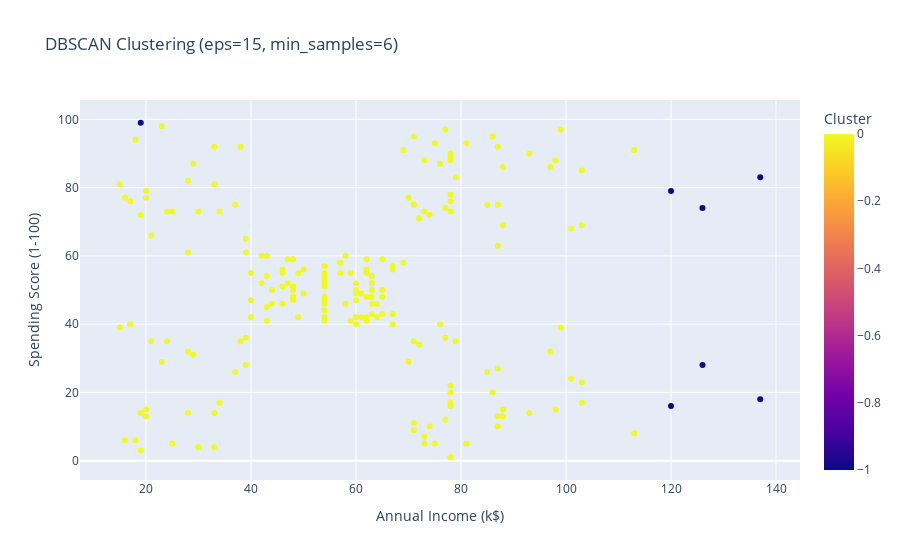

Write notebook code for a chart like this one.
### Code cell
# Create scatter plot
fig = px.scatter(
    data, 
    x='Annual Income (k$)', 
    y='Spending Score (1-100)', 
    color='Labels',  
    title='DBSCAN Clustering (eps=15, min_samples=6)', 
    labels={'Labels': 'Cluster'},
    color_discrete_sequence=px.colors.qualitative.Set2
)

fig.update_layout(
    xaxis_title="Annual Income (k$)",
    yaxis_title="Spending Score (1-100)",
    title="DBSCAN Clustering (eps=15, min_samples=6)"
)

# Show figure
fig.show()

### Figure 1 — Plotly figure (JSON) as saved in the notebook; plotly's stock layout.template omitted (floating-point values rounded to 4 significant figures; data arrays with more than 128 entries replaced by an {"elided": "..."} marker saying what was removed)
{"data": [{"hovertemplate": "Annual Income (k$)=%{x}<br>Spending Score (1-100)=%{y}<br>Cluster=%{marker.color}<extra></extra>", "legendgroup": "", "marker": {"color": {"elided": "200 int values"}, "coloraxis": "coloraxis", "symbol": "circle"}, "mode": "markers", "name": "", "orientation": "v", "showlegend": false, "x": {"elided": "200 int values"}, "xaxis": "x", "y": {"elided": "200 int values"}, "yaxis": "y", "type": "scatter"}], "layout": {"xaxis": {"anchor": "y", "domain": [0, 1], "title": {"text": "Annual Income (k$)"}}, "yaxis": {"anchor": "x", "domain": [0, 1], "title": {"text": "Spending Score (1-100)"}}, "coloraxis": {"colorbar": {"title": {"text": "Cluster"}}, "colorscale": [[0, "#0d0887"], [0.1111, "#46039f"], [0.2222, "#7201a8"], [0.3333, "#9c179e"], [0.4444, "#bd3786"], [0.5556, "#d8576b"], [0.6667, "#ed7953"], [0.7778, "#fb9f3a"], [0.8889, "#fdca26"], [1, "#f0f921"]]}, "legend": {"tracegroupgap": 0}, "title": {"text": "DBSCAN Clustering (eps=15, min_samples=6)"}}}
